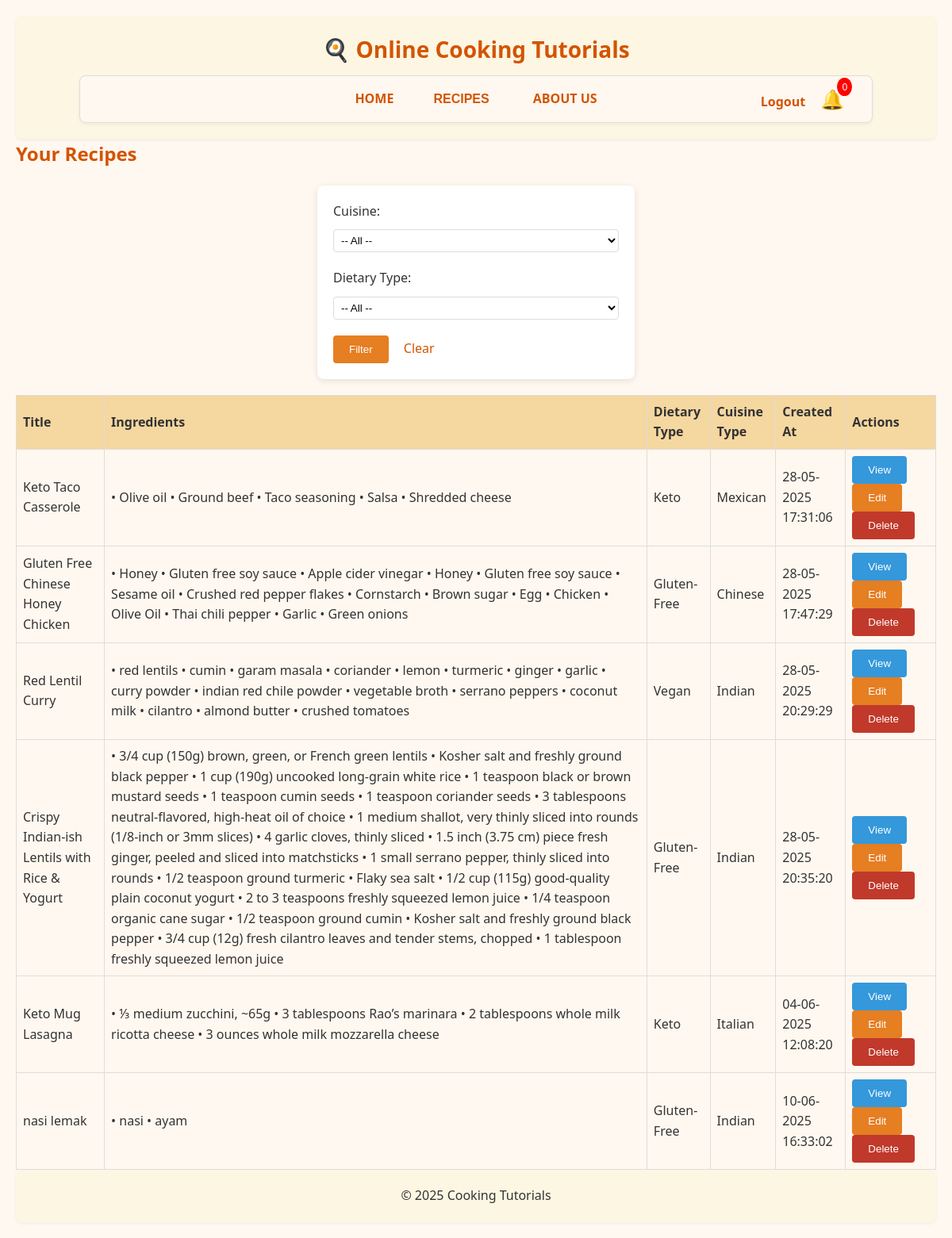
Page /recipe_list.php (signed in) on the committed database.
### tables this page shows
CREATE TABLE `recipe` (
  `recipeID` int(11) NOT NULL,
  `title` varchar(200) NOT NULL,
  `ingredient` text DEFAULT NULL,
  `dietary_type` varchar(50) DEFAULT NULL,
  `cuisine_type` varchar(50) DEFAULT NULL,
  `step` text NOT NULL,
  `created_at` datetime DEFAULT current_timestamp(),
  `updated_at` datetime DEFAULT current_timestamp() ON UPDATE current_timestamp(),
  `userID` int(11) NOT NULL
);

### recipe_list.php (the view, shortened to what this page needs)
<?php
require_once 'db_connect.php';
$userID = $_SESSION['userID'];
$sql = "SELECT * FROM RECIPE WHERE userID = ?";
$params = [$userID];
$types = "i";
$stmt = $conn->prepare($sql);
$stmt->bind_param($types, ...$params);
$stmt->execute();
$result = $stmt->get_result();
?>
<!DOCTYPE html>
<html>
<head>
    <link rel="stylesheet" href="style.css">
</head>
<body>
<?php include 'header.php'; ?>
<h2>Your Recipes</h2>
<form method="GET" action="recipe_list.php" class="filter-form">
    <label for="cuisine">Cuisine:</label>
    <select name="cuisine" id="cuisine">
        <option value="">-- All --</option>
    </select>
    <label for="dietary_type">Dietary Type:</label>
    <select name="dietary_type" id="dietary_type">
        <option value="">-- All --</option>
    </select>
    <button type="submit">Filter</button>
    <a href="recipe_list.php" style="margin-left: 10px;">Clear</a>
</form>
<table>
    <thead>
        <tr>
            <th>Title</th>
            <th>Ingredients</th>
            <th>Dietary Type</th>
            <th>Cuisine Type</th>
            <th>Created At</th>
            <th>Actions</th>
        </tr>
    </thead>
    <tbody>
        <?php if ($result->num_rows === 0): ?>
            <tr><td colspan="6" style="text-align:center;">No recipes found.</td></tr>
        <?php else: ?>
            <?php while ($row = $result->fetch_assoc()): ?>
                <tr data-recipe-id="<?= $row['recipeID'] ?>">
                    <td><?= htmlspecialchars($row['title']) ?></td>
                    <td><?= htmlspecialchars($row['ingredient']) ?></td>
                    <td><?= htmlspecialchars($row['dietary_type']) ?></td>
                    <td><?= htmlspecialchars($row['cuisine_type']) ?></td>
                    <td>
                        <?php
                            $date = new DateTime($row['created_at']);
                            echo $date->format('d-m-Y H:i:s');
                        ?>
                    </td>
                    <td>
                        <a href="view_recipe.php?recipeID=<?= $row['recipeID'] ?>"><button type="button" style="background-color: #3498db;">View</button></a>
                        <a href="edit_recipe.php?recipeID=<?= $row['recipeID'] ?>"><button type="button">Edit</button></a>
                        <a href="delete_recipe.php?recipeID=<?= $row['recipeID'] ?>" onclick="return confirm('Are you sure you want to delete this recipe?');">
                            <button type="button" class="delete">Delete</button>
                        </a>
                    </td>
                </tr>
            <?php endwhile; ?>
        <?php endif; ?>
    </tbody>
</table>
<?php include 'footer.php'; ?>
</body>
</html>

### style.css (style rules this page uses)
* { box-sizing: border-box; margin: 0; padding: 0; }
body { font-family: 'Segoe UI', Tahoma, Geneva, Verdana, sans-serif; background-color: #fff8f0; color: #333; line-height: 1.6; padding: 20px; }
h1, h2 { color: #d35400; }
form { background: #ffffff; max-width: 400px; margin: 20px auto; padding: 20px; border-radius: 8px; box-shadow: 0 2px 8px rgba(0,0,0,0.1); }
input[type="text"], input[type="email"], input[type="password"], select { width: 100%; padding: 10px; margin: 10px 0 20px; border: 1px solid #ddd; border-radius: 4px; background-color: #fff; }
button { padding: 10px 20px; background-color: #e67e22; color: #fff; border: none; border-radius: 4px; cursor: pointer; }
a { color: #d35400; text-decoration: none; }

### recipe_list.php (style rules this page uses)
table { width: 100%; border-collapse: collapse; margin-top: 20px; }
th, td { border: 1px solid #ddd; padding: 8px; }
th { background-color: #f5d7a0; text-align: left; }
button { margin-right: 5px; background-color: #e67e22; border: none; padding: 5px 10px; color: white; border-radius: 4px; cursor: pointer; }
button.delete { background-color: #c0392b; }
form.filter-form { margin-bottom: 20px; }
form.filter-form select { padding: 5px; margin-right: 10px; }

### rows in the picture
recipe: title "Keto Taco Casserole", ingredient "• Olive oil • Ground beef • Taco seasoning • Salsa • Shredded cheese", dietary_type "Keto", cuisine_type "Mexican", created_at "28-05-2025 17:31:06"
recipe: title "Gluten Free Chinese Honey Chicken", ingredient "• Honey • Gluten free soy sauce • Apple cider vinegar • Honey • Gluten free soy sauce • Sesame oil • Crushed red pepper flakes • Cornstarch • Brown sugar • Egg • Chicken • Olive Oil • Thai chili pepper • Garlic • Green onions", dietary_type "Gluten-Free", cuisine_type "Chinese", created_at "28-05-2025 17:47:29"
recipe: title "Red Lentil Curry", ingredient "• red lentils • cumin • garam masala • coriander • lemon • turmeric • ginger • garlic • curry powder • indian red chile powder • vegetable broth • serrano peppers • coconut milk • cilantro • almond butter • crushed tomatoes", dietary_type "Vegan", cuisine_type "Indian", created_at "28-05-2025 20:29:29"
recipe: title "Crispy Indian-ish Lentils with Rice & Yogurt", ingredient "• 3/4 cup (150g) brown, green, or French green lentils • Kosher salt and freshly ground black pepper • 1 cup (190g) uncooked long-grain white rice • 1 teaspoon black or brown mustard seeds • 1 teaspoon cumin seeds • 1 teaspoon coriander seeds • 3 tablespoons neutral-flavored, high-heat oil of choice • 1 medium shallot, very thinly sliced into rounds (1/8-inch or 3mm slices) • 4 garlic cloves, thinly sliced • 1.5 inch (3.75 cm) piece fresh ginger, peeled and sliced into matchsticks • 1 small serrano pepper, thinly sliced into rounds • 1/2 teaspoon ground turmeric • Flaky sea salt • 1/2 cup (115g) good-quality plain coconut yogurt • 2 to 3 teaspoons freshly squeezed lemon juice • 1/4 teaspoon…", dietary_type "Gluten-Free", cuisine_type "Indian", created_at "28-05-2025 20:35:20"
recipe: title "Keto Mug Lasagna", ingredient "• ⅓ medium zucchini, ~65g • 3 tablespoons Rao’s marinara • 2 tablespoons whole milk ricotta cheese • 3 ounces whole milk mozzarella cheese", dietary_type "Keto", cuisine_type "Italian", created_at "04-06-2025 12:08:20"
recipe: title "nasi lemak", ingredient "• nasi • ayam", dietary_type "Gluten-Free", cuisine_type "Indian", created_at "10-06-2025 16:33:02"
